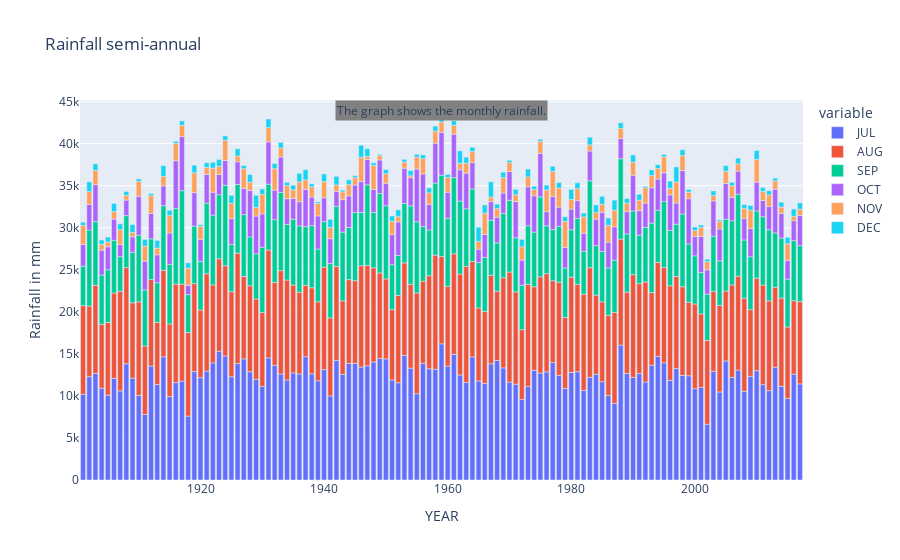

The cell this chart's notebook holds for it:
### Code cell
month = ['JUL', 'AUG', 'SEP', 'OCT','NOV', 'DEC']
fig = px.bar(grouped_obj, x=grouped_obj.index, y=month, title='Rainfall semi-annual',labels={'value':'Rainfall in mm'})
conclusion = 'The graph shows the monthly rainfall.'
fig.add_annotation(text=conclusion, xref='paper', yref='paper', x=.5, y=1, bgcolor='grey', showarrow=False, font=dict(size=12))
